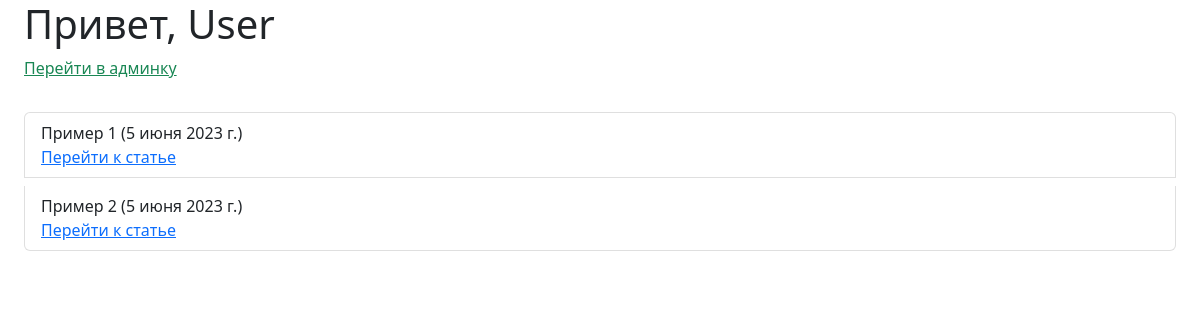
Before: / with the older database file.
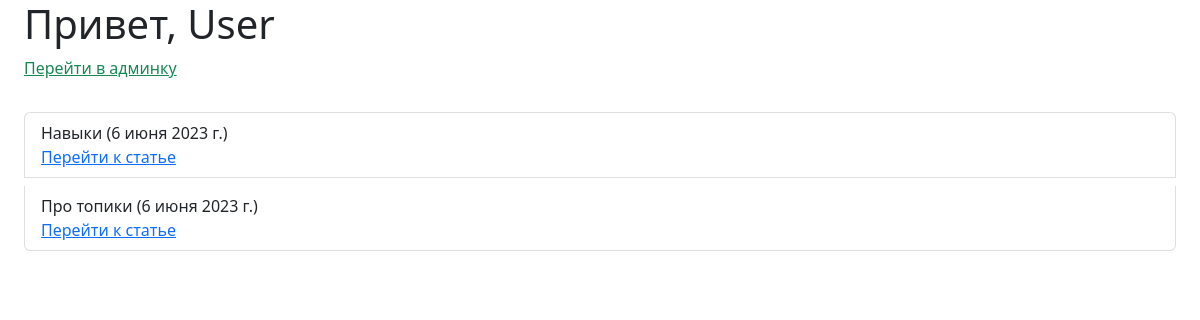
After: the same page with the newer database file.
### app/models.py (models this page shows, shortened)
class Articles(models.Model):
    create_date = models.DateField(auto_now=True)
    name = models.CharField(max_length=200, verbose_name='Название')
    text = models.TextField(verbose_name='Текст статьи')
    class Meta:
        verbose_name = 'Статью'
        verbose_name_plural = 'Статьи'

### app/views.py (the view)
# urls.py: path('', home, name='home'),
def home(requst):
    return render(requst, 'home.html', context= {
        'list_articles' : Articles.objects.all(),
        'name': 'User'
    })

### app/templates/home.html (shortened to what this page needs)
<!doctype html>
<html lang="en">
<head>
    <link href="https://cdn.jsdelivr.net/npm/bootstrap@5.2.3/dist/css/bootstrap.min.css" rel="stylesheet"
>
</head>
<body>
<div class="px-4">
    <h1>Привет, {{name}}</h1>
    <a class="text-success" href="{% url 'admin:index' %}">Перейти в админку</a>
    <ul class="list-group mt-4 ">
        {% for e in list_articles %}
        <li class="list-group-item mt-2">
            <span>{{ e.name }} </span>
            <span>({{ e.create_date }})</span>
            <br>
            <span><a href="http://"> Перейти к статье</a></span>
        </li>
        {% endfor %}
    </ul>
</div>
</body>
</html>

Changed rows visible on the page:
removed Articles: name "Пример 1", create_date "5 июня 2023 г."
removed Articles: name "Пример 2", create_date "5 июня 2023 г."
added Articles: name "Навыки", create_date "6 июня 2023 г."
added Articles: name "Про топики", create_date "6 июня 2023 г."
